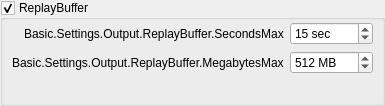
                     <widget class="QGroupBox" name="simpleReplayBuf">
                      <property name="title">
                       <string>ReplayBuffer</string>
                      </property>
                      <property name="checkable">
                       <bool>true</bool>
                      </property>
                      <property name="checked">
                       <bool>true</bool>
                      </property>
                      <layout class="QFormLayout" name="formLayout_24">
                       <property name="fieldGrowthPolicy">
                        <enum>QFormLayout::FieldGrowthPolicy::AllNonFixedFieldsGrow</enum>
                       </property>
                       <property name="labelAlignment">
                        <set>Qt::AlignmentFlag::AlignRight|Qt::AlignmentFlag::AlignTrailing|Qt::AlignmentFlag::AlignVCenter</set>
                       </property>
                       <property name="leftMargin">
                        <number>9</number>
                       </property>
                       <property name="topMargin">
                        <number>2</number>
                       </property>
                       <property name="rightMargin">
                        <number>9</number>
                       </property>
                       <property name="bottomMargin">
                        <number>9</number>
                       </property>
                       <item row="0" column="0">
                        <widget class="QLabel" name="label_35">
                         <property name="text">
                          <string>Basic.Settings.Output.ReplayBuffer.SecondsMax</string>
                         </property>
                        </widget>
                       </item>
                       <item row="0" column="1">
                        <widget class="QSpinBox" name="simpleRBSecMax">
                         <property name="suffix">
                          <string notr="true"> sec</string>
                         </property>
                         <property name="minimum">
                          <number>5</number>
                         </property>
                         <property name="maximum">
                          <number>21600</number>
                         </property>
                         <property name="value">
                          <number>15</number>
                         </property>
                        </widget>
                       </item>
                       <item row="1" column="0">
                        <widget class="QLabel" name="simpleRBMegsMaxLabel">
                         <property name="text">
                          <string>Basic.Settings.Output.ReplayBuffer.MegabytesMax</string>
                         </property>
                        </widget>
                       </item>
                       <item row="1" column="1">
                        <widget class="QSpinBox" name="simpleRBMegsMax">
                         <property name="suffix">
                          <string notr="true"> MB</string>
                         </property>
                         <property name="minimum">
                          <number>20</number>
                         </property>
                         <property name="maximum">
                          <number>8192</number>
                         </property>
                         <property name="value">
                          <number>512</number>
                         </property>
                        </widget>
                       </item>
                       <item row="2" column="1">
                        <widget class="QLabel" name="simpleRBEstimate">
                         <property name="text">
                          <string notr="true"/>
                         </property>
                        </widget>
                       </item>
                      </layout>
                     </widget>
